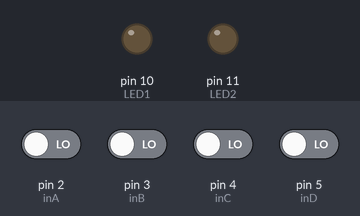
The sketch below on a simulated Arduino Uno, built with avr-gcc and run on an emulated ATmega328P. Shown: output pins drawn as LEDs (lit = HIGH). The inputs (shaded band) are chosen by the test bench; at power-on: pin 2 (inA), pin 3 (inB), pin 4 (inC), pin 5 (inD) LOW.

Above: at 1.2 s.
1.3 s: pin 2 (inA) driven HIGH and pin 3 (inB) driven HIGH
At 2.5 s:
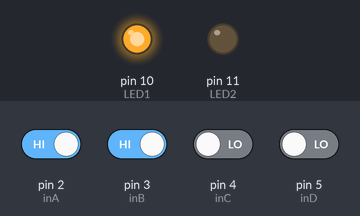
2.8 s: pin 2 (inA) driven LOW
At 3.8 s:
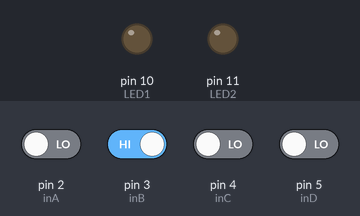
4.3 s: pin 2 (inA) driven HIGH
At 4.9 s:
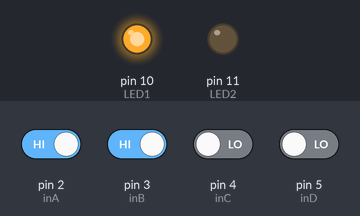
5.8 s: pin 4 (inC) driven HIGH and pin 5 (inD) driven HIGH
At 6.1 s:
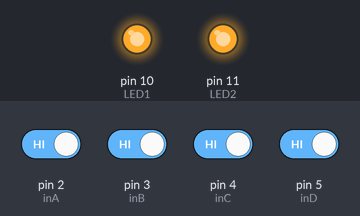
7.3 s: pin 3 (inB) driven LOW
At 8.4 s:
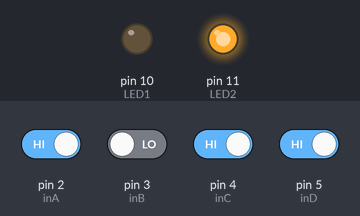
Timing chart, 0 to 9.8 s (numbered marks = the images above; inputs shaded):
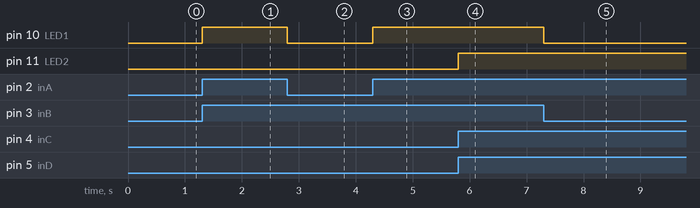

Measured:
- after the input at 1.3 s, pin 10 (LED1): LOW → HIGH at once
- after the input at 2.8 s, pin 10 (LED1): HIGH → LOW at once
- after the input at 4.3 s, pin 10 (LED1): LOW → HIGH at once
- after the input at 5.8 s, pin 11 (LED2): LOW → HIGH at once
- after the input at 7.3 s, pin 10 (LED1): HIGH → LOW at once

The sketch:

SK_2_Praktikum_2.ino
```cpp
//Praktikum 2
//SK 2

const int inA = 2;  // Pin input A
const int inB = 3;  // Pin input B
const int inC = 4;  // Pin input C
const int inD = 5;  // Pin input D
const int LED1 = 10; // Pin LED 1
const int LED2 = 11; // Pin LED 2

void setup() {
  pinMode(inA, INPUT);
  pinMode(inB, INPUT);
  pinMode(inC, INPUT);
  pinMode(inD, INPUT);
  pinMode(LED1, OUTPUT);
  pinMode(LED2, OUTPUT);
}

void loop() {
  bool inputA = digitalRead(inA);
  bool inputB = digitalRead(inB);
  bool inputC = digitalRead(inC);
  bool inputD = digitalRead(inD);

  // Menghidupkan LED 1 jika input A dan B aktif
  if (inputA && inputB) {
    digitalWrite(LED1, HIGH);
  } else {
    digitalWrite(LED1, LOW);
  }

  // Menghidupkan LED 2 jika input C dan D aktif
  if (inputC && inputD) {
    digitalWrite(LED2, HIGH);
  } else {
    digitalWrite(LED2, LOW);
  }
}
```
